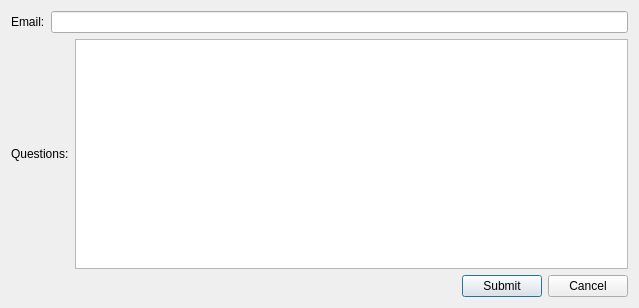
<?xml version="1.0" encoding="UTF-8"?>
<ui version="4.0">
 <class>SecDialog</class>
 <widget class="QDialog" name="SecDialog">
  <property name="geometry">
   <rect>
    <x>0</x>
    <y>0</y>
    <width>639</width>
    <height>308</height>
   </rect>
  </property>
  <property name="windowTitle">
   <string>Dialog</string>
  </property>
  <layout class="QVBoxLayout" name="verticalLayout">
   <item>
    <layout class="QHBoxLayout" name="horizontalLayout">
     <item>
      <widget class="QLabel" name="label">
       <property name="text">
        <string>Email:</string>
       </property>
      </widget>
     </item>
     <item>
      <widget class="QLineEdit" name="lineEdit"/>
     </item>
    </layout>
   </item>
   <item>
    <layout class="QHBoxLayout" name="horizontalLayout_2">
     <item>
      <widget class="QLabel" name="label_2">
       <property name="text">
        <string>Questions:</string>
       </property>
      </widget>
     </item>
     <item>
      <widget class="QTextEdit" name="textEdit"/>
     </item>
    </layout>
   </item>
   <item>
    <layout class="QHBoxLayout" name="horizontalLayout_3">
     <item>
      <spacer name="horizontalSpacer">
       <property name="orientation">
        <enum>Qt::Horizontal</enum>
       </property>
       <property name="sizeHint" stdset="0">
        <size>
         <width>40</width>
         <height>20</height>
        </size>
       </property>
      </spacer>
     </item>
     <item>
      <widget class="QPushButton" name="pushButton">
       <property name="text">
        <string>Submit</string>
       </property>
      </widget>
     </item>
     <item>
      <widget class="QPushButton" name="pushButton_2">
       <property name="text">
        <string>Cancel</string>
       </property>
      </widget>
     </item>
    </layout>
   </item>
  </layout>
 </widget>
 <resources/>
 <connections>
  <connection>
   <sender>pushButton_2</sender>
   <signal>clicked()</signal>
   <receiver>SecDialog</receiver>
   <slot>reject()</slot>
   <hints>
    <hint type="sourcelabel">
     <x>591</x>
     <y>291</y>
    </hint>
    <hint type="destinationlabel">
     <x>628</x>
     <y>301</y>
    </hint>
   </hints>
  </connection>
 </connections>
</ui>
